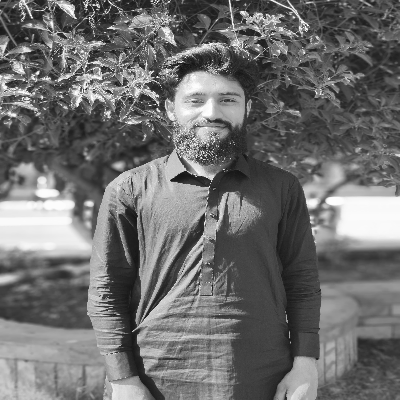
#> input picture Day3/resize.png, 400 x 400 px
$ python flif.py
#> lines starting #> are read from the running program, lines starting #| are printed output that depends on the picture
import cv2

image = cv2.imread("resize.png")
#> image is the input picture: shape (400, 400, 3); min 9, max 255, mean 110.8

flip = cv2.flip(image,1)
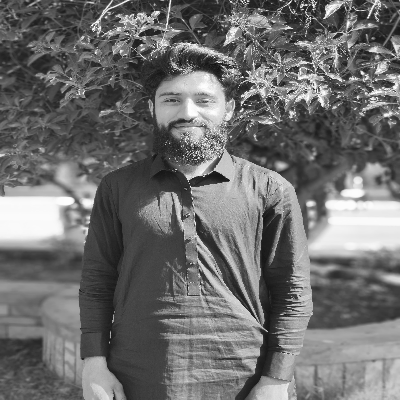
#> flip: shape (400, 400, 3); min 9, max 255, mean 110.8
flig = cv2.flip(image,0)
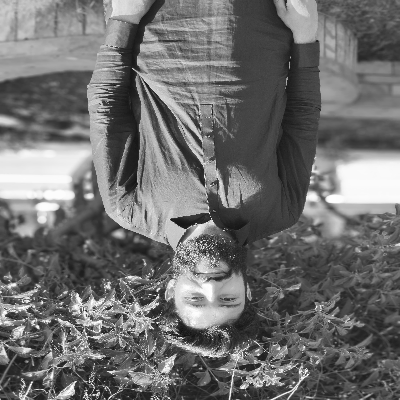
#> flig: shape (400, 400, 3); min 9, max 255, mean 110.8
flig_x = cv2.flip(image,-1)
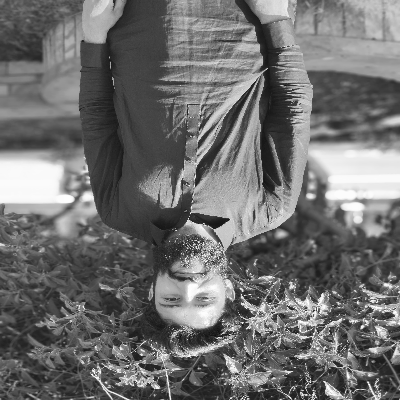
#> flig_x: shape (400, 400, 3); min 9, max 255, mean 110.8

print(flip.shape)
#| (400, 400, 3)
cv2.imshow("flip", flip)
cv2.imshow("flig", flig)
cv2.imshow("flig_x", flig_x)
cv2.waitKey(0)
cv2.destroyAllWindows()
